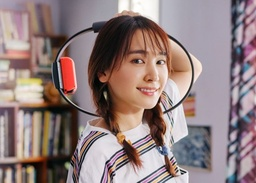
//> input picture assets/gakki.jpg, 256 x 183 px, shrunk from 720 x 516 before the run
$ ./wavelet_transform   (built with g++ and OpenCV 4)
//> lines starting //> are read from the running program, lines starting //| are printed output that depends on the picture
/**
 * @file wavelet_transform.cpp
 * @brief wavelet_transform
 * @author helywin
 * @version 1.0
 * @date 2020-11-21
 */

#include <opencv2/core.hpp>
#include <opencv2/opencv.hpp>
#include <opencv2/highgui.hpp>
#include <iostream>

using namespace cv;
using std::cout;
using std::endl;
using std::cerr;


/**
 * @brief generate WHT mat
 *
 * @param in
 * @param n
 */
void gen_wht_core(Mat &in, int n)
{
    auto join = [](Mat &in_mat) {
        auto size = in_mat.size();
        auto size_after = size * 2;
        Mat out = Mat::zeros(size_after, CV_8S);
        in_mat.copyTo(out(Rect{0, 0, size.width, size.height}));
        in_mat.copyTo(out(Rect{size.width, 0, size.width, size.height}));
        in_mat.copyTo(out(Rect{0, size.height, size.width, size.height}));
        in_mat = -in_mat;
        in_mat.copyTo(out(Rect{size.width, size.height, size.width, size.height}));
        out.copyTo(in_mat);
        out.release();
    };
    in = Mat::ones(2,2,CV_8S);
    //in.at<char>(0,0) = 1;
    //in.at<char>(0,1) = 1;
    //in.at<char>(1,0) = 1;
    in.at<char>(1,1) = -1;
    for (int i = 0; i < n-1; ++i) {
        join(in);
    }
}


/**
 * @brief resort WHT mat
 *
 * @param in
 */
void sort_wht_core(Mat &in)
{
    Mat out = in.clone();
    for (int i = 0; i < in.rows; ++i) {
        Mat row = in.row(i);
        Mat diff = row(Rect{1,0,row.size().width - 1, 1}) - row(Rect{0,0,row.size().width - 1, 1});
        int diff_count = (sum(abs(diff)) / 2)(0);
        row.copyTo(out.row(diff_count));
    }
    out.copyTo(in);
    Mat wht_show = out.clone();
    wht_show += 1;
    wht_show *= 127;
    wht_show.convertTo(wht_show, CV_8U);
    imshow("wht_core", wht_show);
}

/**
 * @brief Walsh-Hadmard Transform (WHT)
 *
 * @param in
 * @param out
 */
void wht(Mat in, Mat &out)
{
    auto mat_size = in.size();
    int max_edge = max(mat_size.width, mat_size.height);
    int n = ceil(log(max_edge)/log(2));
    max_edge = pow(2, n);
    cout << "max_edge: " << max_edge << "n: " << n << std::endl;
    Mat expand;
    copyMakeBorder(in, expand, 0, max_edge - mat_size.height, 0, max_edge - mat_size.width, BORDER_CONSTANT);
    cout << "after copy: " << expand.size() << endl;
    Mat wht_core;
    gen_wht_core(wht_core, n);
    sort_wht_core(wht_core);
    expand.convertTo(expand, CV_32F);
    out = expand.clone();
    wht_core.convertTo(wht_core, CV_32F);
    int count = 0;
    std::mutex count_mutex;
    cout << "begin wht" << endl;
    //waitKey();
#pragma omp parallel for
    for (int i = 0; i < wht_core.rows; ++i) {
        for (int j = 0; j < wht_core.cols; ++j) {
            auto row = wht_core.row(i);
            auto col = wht_core.col(j);
            out.at<float>(i,j) = sum(row * expand * col)(0);
        }
        count_mutex.lock();
        count += 1;
        cout << "\rpercentage: " << count*100.0/wht_core.rows << "%                ";
        cout.flush();
        count_mutex.unlock();
    }
    FileStorage fs("data.yml", FileStorage::WRITE);
    fs << "after" << out;
}

int main()
{
    Mat origin = imread("../assets/gakki.jpg", IMREAD_GRAYSCALE);
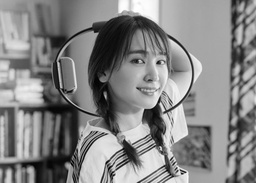
//> origin: 183 rows x 256 cols, CV_8UC1; min 0, max 255, mean 133
    resize(origin, origin, origin.size() / 2);
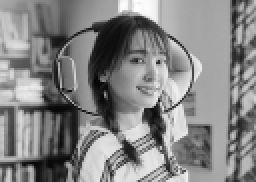
//> origin: 91 rows x 128 cols, CV_8UC1 (shown 2 times larger); min 3, max 254, mean 132.9
    imshow("origin", origin);

    Mat after_wht;
    wht(origin, after_wht);
//| max_edge: 128n: 7
//> in wht, `copyMakeBorder(in, expand, 0, max_edge - mat_size.height, 0, max_edge ..`:
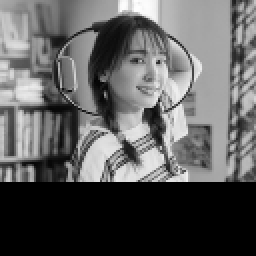
//> expand: 128 rows x 128 cols, CV_8UC1 (shown 2 times larger); min 0, max 254, mean 94.5
//| after copy: [128 x 128]
//> after the loop in gen_wht_core, `for (int i = 0; i < n-1; ++i)`:
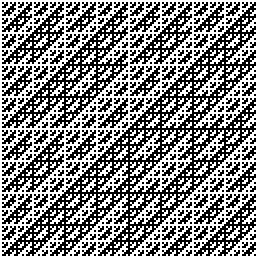
//> in: 128 rows x 128 cols, CV_8SC1 (shown 2 times larger); values -1 (black) and 1 (white), 50.4% white; black in thin lines or dots
//> after the loop in sort_wht_core, `for (int i = 0; i < in.rows; ++i)`:
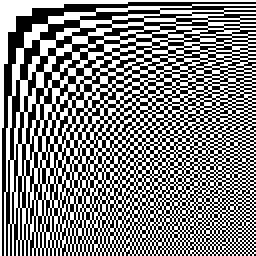
//> out: 128 rows x 128 cols, CV_8SC1 (shown 2 times larger); values -1 (black) and 1 (white), 50.4% white; black in thin lines or dots
//> after the loop in wht, `for (int i = 0; i < wht_core.rows; ++i)`:
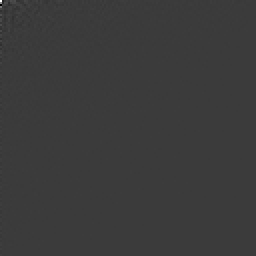
//> out: 128 rows x 128 cols, CV_32FC1 (shown 2 times larger); min -470787, max 1547923, mean 170; drawn with min black and max white
//> after the loop in wht, `for (int i = 0; i < wht_core.rows; ++i)`: count = 128
    double min;
    double max;
    minMaxLoc(after_wht, &min, &max);
//> min = -470787; max = 1547923
    after_wht = (after_wht - min) / (max - min) * 256;
    FileStorage fs("data.yml", FileStorage::WRITE);
    fs << "normalize" << after_wht;
    //after_wht *= 256;
    after_wht.convertTo(after_wht, CV_8U);
//> after_wht: 128 rows x 128 cols, CV_8UC1
    imshow("after", after_wht);
    waitKey();
}
